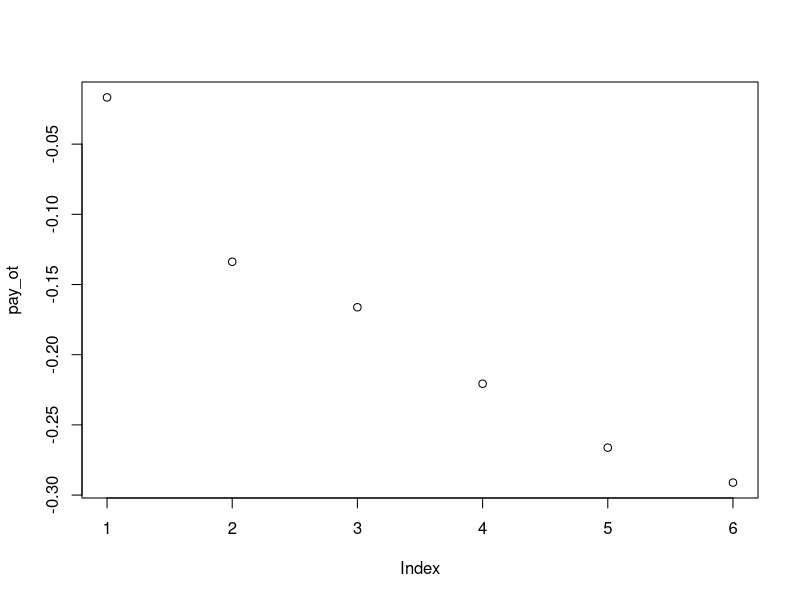
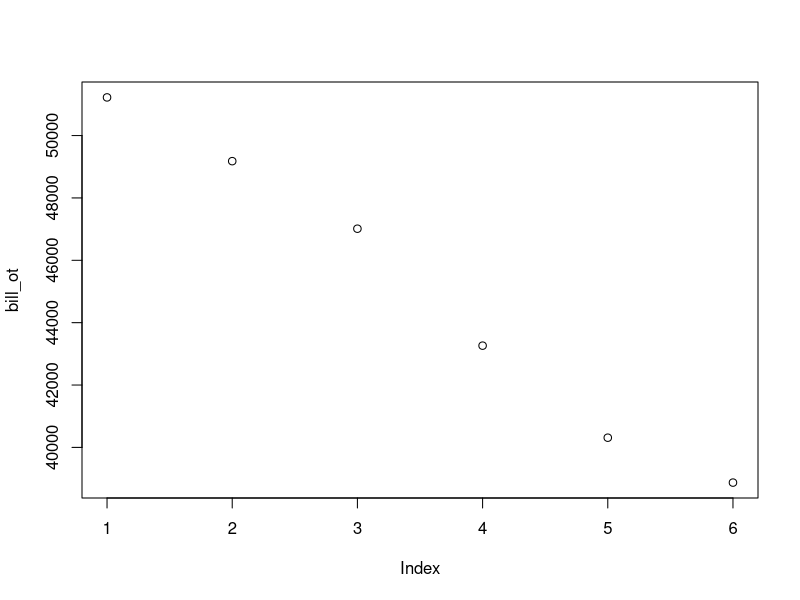
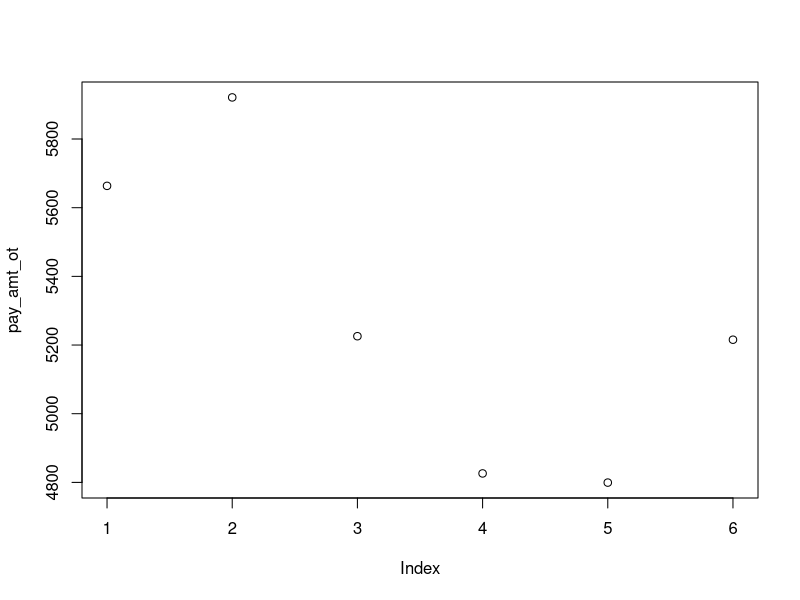
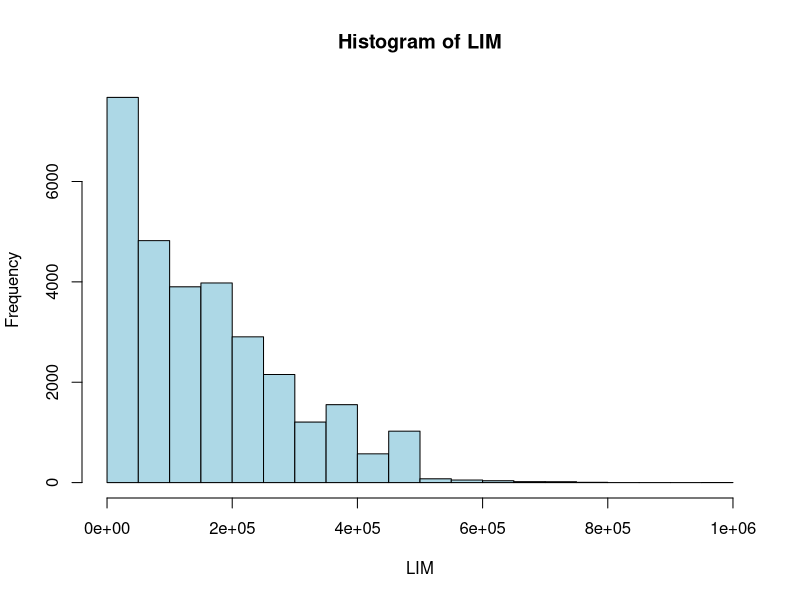
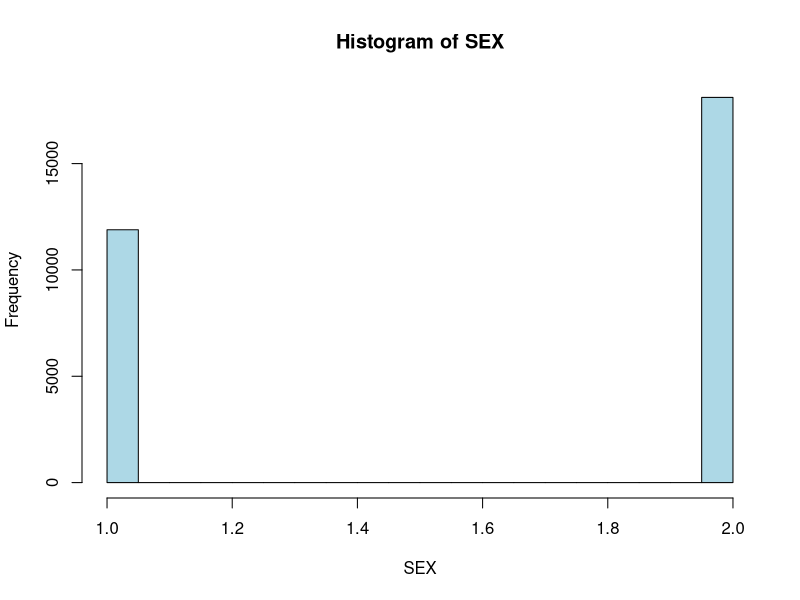
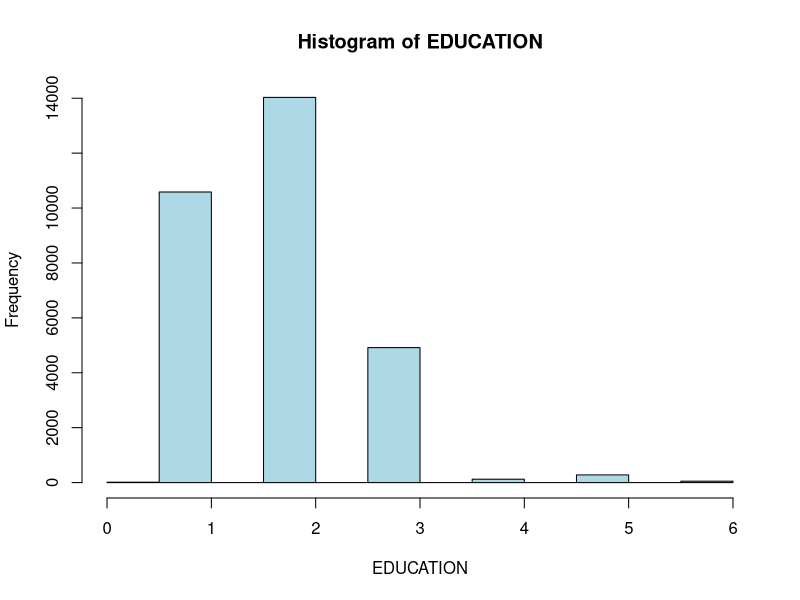
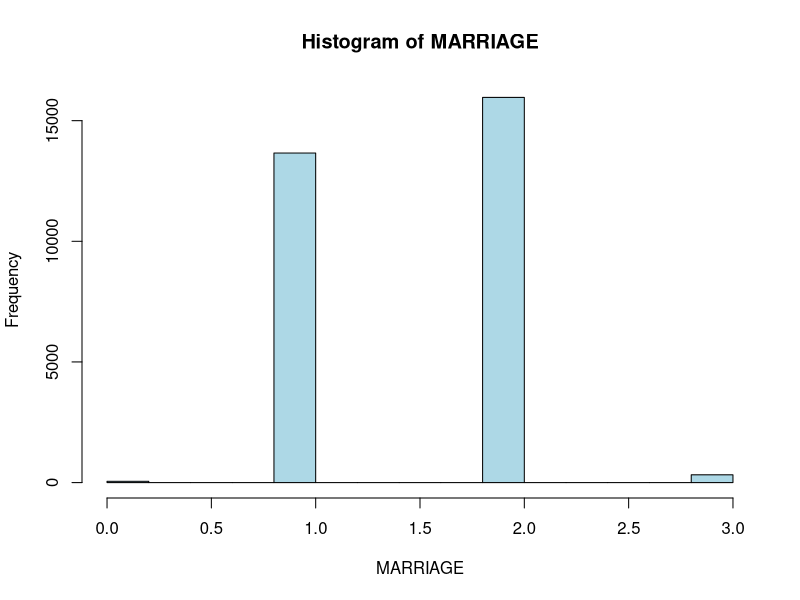
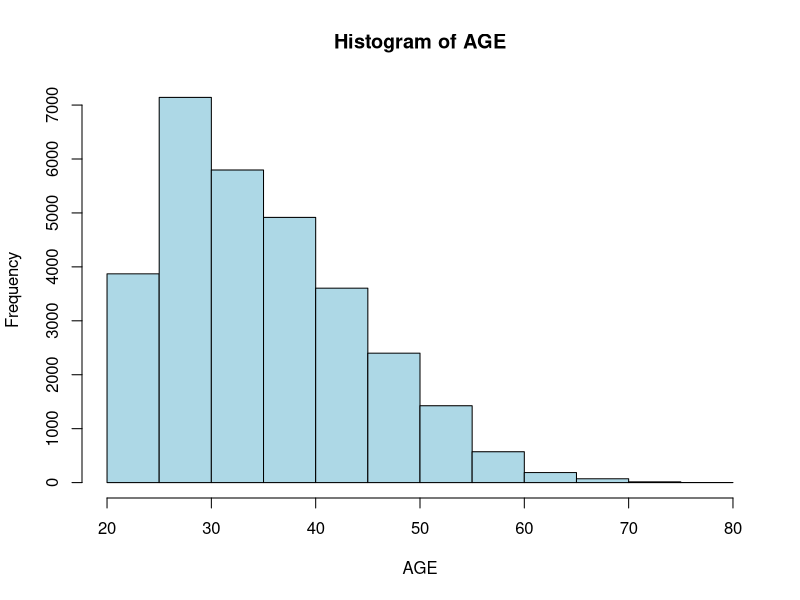

Here is the R script that generated these plots, in order: (Note: this script raises an error after producing the figures.)
# Step 1: EDA
# Visualize time series data
# general stats on distribution of limit balance, sex, ed, marriage, age
# 
# Step 2: Variable Treatment
# Sex, Ed, Marriage >>> One hot encoded
# Ed combine 4+
#   
# Step 3: Feature Engineering
# TS Debt to limit ratio or Average debt to limit ratio (Credit util)
# Average Bill
# Average Payment
# Late Payment Count
# Debt Difference
# 
# Step 4: Feature Scaling 
# normalize all numerical data
# 
# Step 5: Feature Selection
#
# Step 6: Model Refinement
# LOOCV
# Pruning

library(tidyverse)

resetdata <- function() {
  data <- read.csv("UCI_Credit_Card.csv")
  data <- data[, -1]
  colnames(data)[colnames(data) == "default.payment.next.month"] <- "DEFAULT"
  assign("cc", data, envir = .GlobalEnv)
}

cc <- read.csv("UCI_Credit_Card.csv")
cc <- cc[, -1]
colnames(cc)[colnames(cc) == "default.payment.next.month"] <- "DEFAULT"

library(tidyverse)

cc <- cc %>%
  rename(LIM = LIMIT_BAL, REPAY1 = PAY_0, REPAY2 = PAY_2, REPAY3 = PAY_3, REPAY4 = PAY_4, REPAY5 = PAY_5, REPAY6 = PAY_6) %>%
  rename_with(.fn = function(x) gsub("BILL_AMT", "BILL", x), .cols = starts_with("BILL_AMT")) %>%
  rename_with(.fn = function(x) gsub("PAY_AMT", "PAY", x), .cols = starts_with("PAY_AMT"))

bill_ot <- colMeans(cc[, paste0("BILL", 1:6)])
pay_ot <- colMeans(cc[, paste0("REPAY", 1:6)])
pay_amt_ot <- colMeans(cc[, paste0("PAY", 1:6)])

plot(pay_ot)
plot(bill_ot)
plot(pay_amt_ot)

for (col_name in names(cc)) {
  hist(cc[[col_name]], 
       main = paste("Histogram of", col_name), # Title of the histogram
       xlab = col_name, # Label for the x-axis
       col = "lightblue", # Color of the bars (optional)
       border = "black") # Color of the bar borders (optional)
}

for (col_name in names(cc[,12:23])) {
  boxplot(cc[[col_name]], 
       main = paste("Boxplot of", col_name), # Title of the histogram
       xlab = col_name, # Label for the x-axis
       col = "lightblue", # Color of the bars (optional)
       border = "black") # Color of the bar borders (optional)
}

# Feature Engineering

# Credit utilization
# cc <- cc %>%
#   mutate(
#     UTIL1 = BILL_AMT1 / LIMIT_BAL,
#     UTIL2 = BILL_AMT2 / LIMIT_BAL,
#     UTIL3 = BILL_AMT3 / LIMIT_BAL,
#     UTIL4 = BILL_AMT4 / LIMIT_BAL,
#     UTIL5 = BILL_AMT5 / LIMIT_BAL,
#     UTIL6 = BILL_AMT6 / LIMIT_BAL
#   )

#Percent Credit Utilization
cc <- cc %>%
  mutate(UTIL = rowMeans(select(., starts_with("BILL"))) / LIM)

cc_util <- cc %>% 
  filter(if_all(starts_with("UTIL"), ~ between(., 0, 1))) 

util_ot <- cc_util %>%
  summarize(across(starts_with("UTIL"), mean)) %>%
  as.numeric()

heatmap(cor(cc))

corrplot(cor(cc), method = "square")

#
# EDA Summary
# Debt balances tend to decrease over time
# Credit utilization over time seems to match debt balances plot
# The amount paid per month seems to be random
# The bill per month seems to be highly consistent
# Repayment behavior seems to be somewhat consistent also
#



